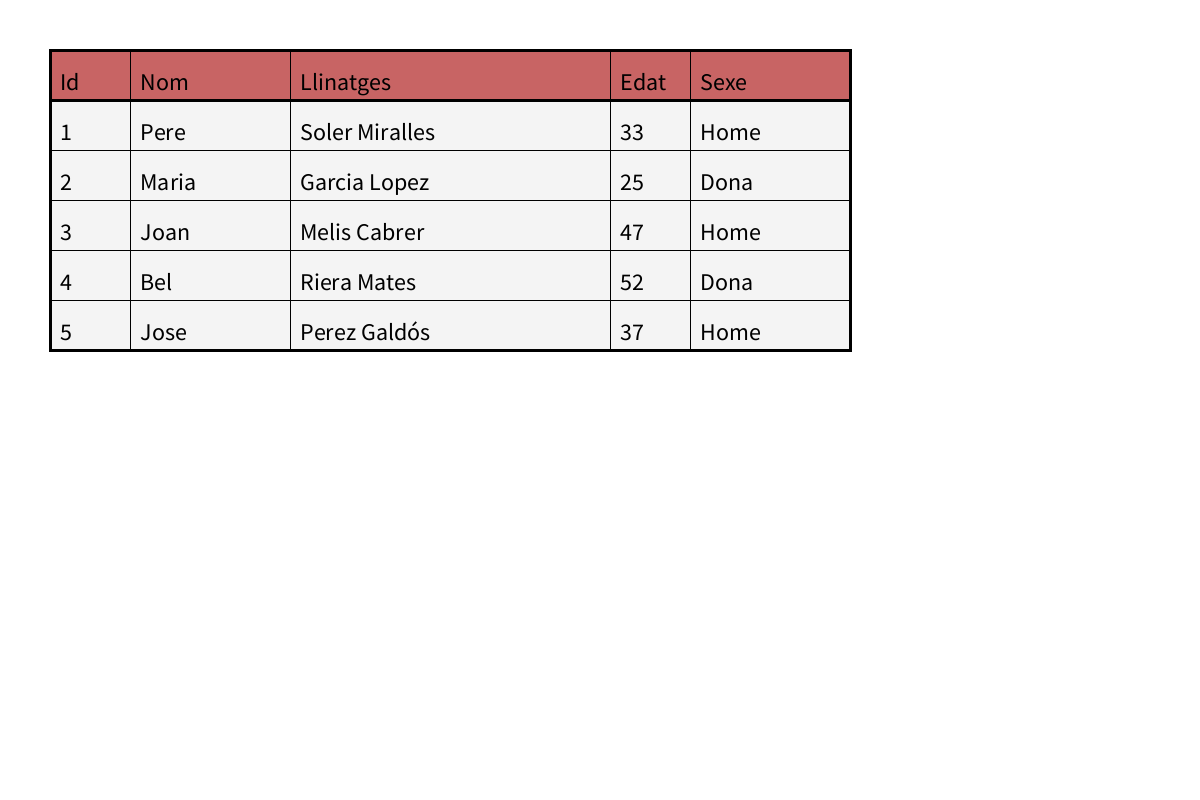
Frame 1 (no input)
Frame 60 (the mouse pressed at the canvas centre just before this capture): identical to frame 1, image omitted
Frame 120 (the mouse held since frame 60 and released just before this capture): identical to frame 1, image omitted

The Processing sketch that drew this single still picture (run headless with seeded random() and noise(); from frame 60 on, the mouse is pressed at the canvas centre):

// Processing sketch: table_001
// ── table_001.pde
// Components de la GUI
// Taula
Table t;

// Dimensions de la taula
float tableW = 800, tableH = 300;

// Número de files (capçalera inclosa) i columnes de la taula
int files = 6, columnes = 5;

// Títols de les columnes 
String[] headers = {"Id", "Nom", "Llinatges", "Edat", "Sexe"};

// Amplades de les columnes
float[] colWidths = {10, 20, 40, 10, 20};

// Dades de la taula
String[][] info = {
                     {"1", "Pere", "Soler Miralles", "33", "Home"},
                     {"2", "Maria", "Garcia Lopez", "25", "Dona"},
                     {"3", "Joan", "Melis Cabrer", "47", "Home"},
                     {"4", "Bel", "Riera Mates", "52", "Dona"},
                     {"5", "Jose", "Perez Galdós", "37", "Home"},
                  };

void setup(){
  
  size(1200, 800);      // Dimensions de la Pantalla
  
  // Creació de la taula
  t = new Table(files, columnes);
  t.setHeaders(headers);
  t.setData(info);
  t.setColumnWidths(colWidths);
  
}

void draw(){
 
  background(255);
  
  // Dibuixa la taula
  t.display(50, 50, tableW, tableH);
  
}

// ── Table.pde

class Table {

  String[] tableHeaders;   // Títols de les columnes
  String[][] tableData;    // Dades de la taula
  float[] columnWidths;    // Amplades de les columnes
  
  int numCols, numRows;  // Número de files i columnes
  
  // Constructor
  Table(int nr, int nc){
    this.numRows = nr;
    this.numCols = nc;
  }
  
  // Setters
  
  void setHeaders(String[] h){
    this.tableHeaders = h;
  }
  
  void setData(String[][] d){
    this.tableData = d;
  }
  
  void setValueAt(String value, int nr, int nc){
    this.tableData[nr][nc] = value;
  }
  
  void setColumnWidths(float[] w){
    this.columnWidths = w;
  }
  
  // Dibuixa taula
  void display(float x, float y, float w, float h){
    
    fill(200, 50); stroke(0);strokeWeight(3);
    rect(x, y, w, h);
    
    float rowHeight = h / numRows;
    fill(200, 100, 100); stroke(0);strokeWeight(3);
    rect(x, y, w, rowHeight);
    
    // Dibuixa files
    stroke(0);
    for(int r = 1; r <numRows; r++){
      if(r==1){ strokeWeight(3); }
      else {    strokeWeight(1); }
      line(x, y + r*rowHeight, x + w, y + r*rowHeight);
    }
    
    // Dibuixa Columnes
    float xCol = x;
    for(int c = 0; c<numCols; c++){
      xCol += w*columnWidths[c]/100.0;
      line(xCol, y, xCol, y + h);
    }
    
    // Dibuixa textos
    fill(0); textSize(24);
    for(int r = 0; r< numRows; r++){
      xCol = x;
      for(int c = 0; c< numCols; c++){
        if(r==0){
          text(tableHeaders[c], xCol + 10, y + (r+1)*rowHeight - 10);
        }
        else{
          text(tableData[r-1][c], xCol + 10, y + (r+1)*rowHeight - 10);
        }
        xCol += w*columnWidths[c]/100.0;
      }
    }
  }
  
  
}
